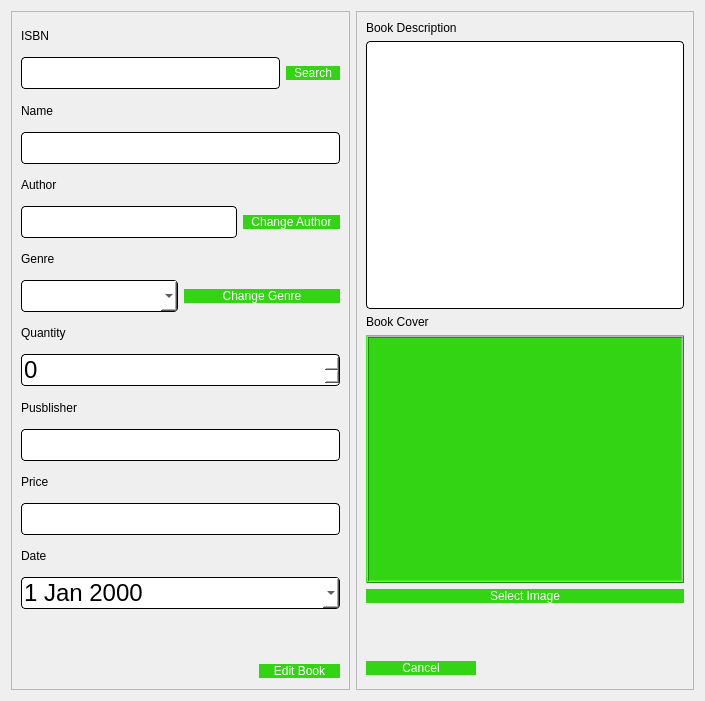
<?xml version="1.0" encoding="UTF-8"?>
<ui version="4.0">
 <class>editBook</class>
 <widget class="QDialog" name="editBook">
  <property name="geometry">
   <rect>
    <x>0</x>
    <y>0</y>
    <width>705</width>
    <height>701</height>
   </rect>
  </property>
  <property name="windowTitle">
   <string>Dialog</string>
  </property>
  <layout class="QHBoxLayout" name="horizontalLayout_5">
   <item>
    <widget class="QFrame" name="frame">
     <property name="frameShape">
      <enum>QFrame::StyledPanel</enum>
     </property>
     <property name="frameShadow">
      <enum>QFrame::Raised</enum>
     </property>
     <layout class="QVBoxLayout" name="verticalLayout">
      <item>
       <widget class="QLabel" name="label">
        <property name="styleSheet">
         <string notr="true">font: 10pt &quot;Comic Sans MS&quot;;
color: rgb(0, 0, 0);</string>
        </property>
        <property name="text">
         <string>ISBN</string>
        </property>
       </widget>
      </item>
      <item>
       <layout class="QHBoxLayout" name="horizontalLayout_3">
        <item>
         <widget class="QLineEdit" name="ISBN">
          <property name="styleSheet">
           <string notr="true">QLineEdit{
	background-color: rgb(255, 255, 255);
	 border: 1px  solid;
     border-radius: 4px;
	font: 24px
}</string>
          </property>
         </widget>
        </item>
        <item>
         <widget class="QPushButton" name="searchBtn">
          <property name="styleSheet">
           <string notr="true">QPushButton{
color: rgb(255, 255, 255);
font: 10pt &quot;Comic Sans MS&quot;;
border-radius:8px;
padding : 0 8px;
background: #33D413;
border -radius:10px;
}
QPushButton:hover:!pressed

{
background:#4f85e2;
}
QToolButton
{

border-radius:10px;
bacground:red;
color:red;
}

QPushButton:pressed
{
              font-size: 19px;
              transition: 0.9s; 
}</string>
          </property>
          <property name="text">
           <string>Search</string>
          </property>
         </widget>
        </item>
       </layout>
      </item>
      <item>
       <widget class="QLabel" name="label_2">
        <property name="styleSheet">
         <string notr="true">font: 10pt &quot;Comic Sans MS&quot;;
color: rgb(0, 0, 0);</string>
        </property>
        <property name="text">
         <string>Name</string>
        </property>
       </widget>
      </item>
      <item>
       <widget class="QLineEdit" name="name">
        <property name="styleSheet">
         <string notr="true">QLineEdit{
	background-color: rgb(255, 255, 255);
	 border: 1px  solid;
     border-radius: 4px;
	font: 24px
}</string>
        </property>
       </widget>
      </item>
      <item>
       <widget class="QLabel" name="label_3">
        <property name="styleSheet">
         <string notr="true">font: 10pt &quot;Comic Sans MS&quot;;
color: rgb(0, 0, 0);</string>
        </property>
        <property name="text">
         <string>Author</string>
        </property>
       </widget>
      </item>
      <item>
       <layout class="QHBoxLayout" name="horizontalLayout_4">
        <item>
         <widget class="QLineEdit" name="author">
          <property name="enabled">
           <bool>false</bool>
          </property>
          <property name="styleSheet">
           <string notr="true">QLineEdit{
	background-color: rgb(255, 255, 255);
	 border: 1px  solid;
     border-radius: 4px;
	font: 24px
}</string>
          </property>
         </widget>
        </item>
        <item>
         <widget class="QPushButton" name="changeAuthorBtn">
          <property name="styleSheet">
           <string notr="true">QPushButton{
color: rgb(255, 255, 255);
font: 10pt &quot;Comic Sans MS&quot;;
border-radius:8px;
padding : 0 8px;
background:#33D413;
border -radius:10px;
}
QPushButton:hover:!pressed

{
background:#4f85e2;
}
QToolButton
{

border-radius:10px;
bacground:red;
color:red;
}

QPushButton:pressed
{
              font-size: 19px;
              transition: 0.9s; 
}</string>
          </property>
          <property name="text">
           <string>Change Author</string>
          </property>
         </widget>
        </item>
       </layout>
      </item>
      <item>
       <widget class="QLabel" name="label_4">
        <property name="styleSheet">
         <string notr="true">font: 10pt &quot;Comic Sans MS&quot;;
color: rgb(0, 0, 0);</string>
        </property>
        <property name="text">
         <string>Genre</string>
        </property>
       </widget>
      </item>
      <item>
       <layout class="QHBoxLayout" name="horizontalLayout_6">
        <item>
         <widget class="QComboBox" name="genre">
          <property name="enabled">
           <bool>true</bool>
          </property>
          <property name="styleSheet">
           <string notr="true">QComboBox{
	background-color: rgb(255, 255, 255);
	 border: 1px  solid;
     border-radius: 4px;
	font: 24px
}</string>
          </property>
         </widget>
        </item>
        <item>
         <widget class="QPushButton" name="changeGenreBtn">
          <property name="styleSheet">
           <string notr="true">QPushButton{
color: rgb(255, 255, 255);
font: 10pt &quot;Comic Sans MS&quot;;
border-radius:8px;
padding : 0 8px;
background: #33D413;
border -radius:10px;
}
QPushButton:hover:!pressed

{
background:#4f85e2;
}
QToolButton
{

border-radius:10px;
bacground:red;
color:red;
}

QPushButton:pressed
{
              font-size: 19px;
              transition: 0.9s; 
}</string>
          </property>
          <property name="text">
           <string>Change Genre</string>
          </property>
         </widget>
        </item>
       </layout>
      </item>
      <item>
       <widget class="QLabel" name="label_5">
        <property name="styleSheet">
         <string notr="true">font: 10pt &quot;Comic Sans MS&quot;;
color: rgb(0, 0, 0);</string>
        </property>
        <property name="text">
         <string>Quantity</string>
        </property>
       </widget>
      </item>
      <item>
       <widget class="QSpinBox" name="quantity">
        <property name="styleSheet">
         <string notr="true">QSpinBox{
	background-color: rgb(255, 255, 255);
	 border: 1px  solid;
     border-radius: 4px;
	font: 24px
}</string>
        </property>
        <property name="maximum">
         <number>1000000</number>
        </property>
        <property name="displayIntegerBase">
         <number>10</number>
        </property>
       </widget>
      </item>
      <item>
       <widget class="QLabel" name="label_6">
        <property name="styleSheet">
         <string notr="true">font: 10pt &quot;Comic Sans MS&quot;;
color: rgb(0, 0, 0);</string>
        </property>
        <property name="text">
         <string>Pusblisher</string>
        </property>
       </widget>
      </item>
      <item>
       <widget class="QLineEdit" name="publisher">
        <property name="styleSheet">
         <string notr="true">QLineEdit{
	background-color: rgb(255, 255, 255);
	 border: 1px  solid;
     border-radius: 4px;
	font: 24px
}</string>
        </property>
       </widget>
      </item>
      <item>
       <widget class="QLabel" name="label_7">
        <property name="styleSheet">
         <string notr="true">font: 10pt &quot;Comic Sans MS&quot;;
color: rgb(0, 0, 0);</string>
        </property>
        <property name="text">
         <string>Price</string>
        </property>
       </widget>
      </item>
      <item>
       <widget class="QLineEdit" name="price">
        <property name="styleSheet">
         <string notr="true">QLineEdit{
	background-color: rgb(255, 255, 255);
	 border: 1px  solid;
     border-radius: 4px;
	font: 24px
}</string>
        </property>
       </widget>
      </item>
      <item>
       <widget class="QLabel" name="label_8">
        <property name="styleSheet">
         <string notr="true">font: 10pt &quot;Comic Sans MS&quot;;
color: rgb(0, 0, 0);</string>
        </property>
        <property name="text">
         <string>Date</string>
        </property>
       </widget>
      </item>
      <item>
       <widget class="QDateEdit" name="date">
        <property name="styleSheet">
         <string notr="true">QDateEdit{
	background-color: rgb(255, 255, 255);
	 border: 1px  solid;
     border-radius: 4px;
	font: 24px
}</string>
        </property>
        <property name="calendarPopup">
         <bool>true</bool>
        </property>
       </widget>
      </item>
      <item>
       <spacer name="verticalSpacer_2">
        <property name="orientation">
         <enum>Qt::Vertical</enum>
        </property>
        <property name="sizeType">
         <enum>QSizePolicy::Fixed</enum>
        </property>
        <property name="sizeHint" stdset="0">
         <size>
          <width>20</width>
          <height>48</height>
         </size>
        </property>
       </spacer>
      </item>
      <item>
       <layout class="QHBoxLayout" name="horizontalLayout">
        <item>
         <spacer name="horizontalSpacer">
          <property name="orientation">
           <enum>Qt::Horizontal</enum>
          </property>
          <property name="sizeType">
           <enum>QSizePolicy::Fixed</enum>
          </property>
          <property name="sizeHint" stdset="0">
           <size>
            <width>238</width>
            <height>17</height>
           </size>
          </property>
         </spacer>
        </item>
        <item>
         <widget class="QPushButton" name="editBookBtn">
          <property name="styleSheet">
           <string notr="true">QPushButton{
color: rgb(255, 255, 255);
font: 10pt &quot;Comic Sans MS&quot;;
border-radius:8px;
padding : 0 8px;
background: #33D413;
border -radius:10px;
}
QPushButton:hover:!pressed

{
background:#4f85e2;
}
QToolButton
{

border-radius:10px;
bacground:red;
color:red;
}

QPushButton:pressed
{
              font-size: 19px;
              transition: 0.9s; 
}</string>
          </property>
          <property name="text">
           <string>Edit Book</string>
          </property>
         </widget>
        </item>
       </layout>
      </item>
     </layout>
    </widget>
   </item>
   <item>
    <widget class="QFrame" name="frame_2">
     <property name="frameShape">
      <enum>QFrame::StyledPanel</enum>
     </property>
     <property name="frameShadow">
      <enum>QFrame::Raised</enum>
     </property>
     <layout class="QVBoxLayout" name="verticalLayout_2">
      <item>
       <widget class="QLabel" name="label_10">
        <property name="styleSheet">
         <string notr="true">font: 10pt &quot;Comic Sans MS&quot;;
color: rgb(0, 0, 0);</string>
        </property>
        <property name="text">
         <string>Book Description</string>
        </property>
       </widget>
      </item>
      <item>
       <widget class="QTextEdit" name="description">
        <property name="styleSheet">
         <string notr="true">QTextEdit{
	background-color: rgb(255, 255, 255);
	 border: 1px  solid;
     border-radius: 4px;
	font: 24px
}</string>
        </property>
       </widget>
      </item>
      <item>
       <layout class="QVBoxLayout" name="verticalLayout_3">
        <item>
         <widget class="QLabel" name="label_11">
          <property name="styleSheet">
           <string notr="true">font: 10pt &quot;Comic Sans MS&quot;;
color: rgb(0, 0, 0);</string>
          </property>
          <property name="text">
           <string>Book Cover</string>
          </property>
         </widget>
        </item>
        <item>
         <widget class="QLabel" name="coverLabel">
          <property name="sizePolicy">
           <sizepolicy hsizetype="Expanding" vsizetype="Expanding">
            <horstretch>0</horstretch>
            <verstretch>0</verstretch>
           </sizepolicy>
          </property>
          <property name="focusPolicy">
           <enum>Qt::StrongFocus</enum>
          </property>
          <property name="styleSheet">
           <string notr="true">background-color: #33D413;
border-color: rgb(0, 0, 0);</string>
          </property>
          <property name="frameShape">
           <enum>QFrame::Box</enum>
          </property>
          <property name="frameShadow">
           <enum>QFrame::Raised</enum>
          </property>
          <property name="midLineWidth">
           <number>1</number>
          </property>
          <property name="text">
           <string/>
          </property>
         </widget>
        </item>
       </layout>
      </item>
      <item>
       <widget class="QPushButton" name="selectImgBtn">
        <property name="styleSheet">
         <string notr="true">QPushButton{
color: rgb(255, 255, 255);
font: 10pt &quot;Comic Sans MS&quot;;
border-radius:8px;
padding : 0 8px;
background: #33D413;
border -radius:10px;
}
QPushButton:hover:!pressed

{
background:#4f85e2;
}
QToolButton
{

border-radius:10px;
bacground:red;
color:red;
}

QPushButton:pressed
{
              font-size: 19px;
              transition: 0.9s; 
}</string>
        </property>
        <property name="text">
         <string>Select Image</string>
        </property>
       </widget>
      </item>
      <item>
       <spacer name="verticalSpacer">
        <property name="orientation">
         <enum>Qt::Vertical</enum>
        </property>
        <property name="sizeType">
         <enum>QSizePolicy::Fixed</enum>
        </property>
        <property name="sizeHint" stdset="0">
         <size>
          <width>20</width>
          <height>48</height>
         </size>
        </property>
       </spacer>
      </item>
      <item>
       <layout class="QHBoxLayout" name="horizontalLayout_2">
        <item>
         <widget class="QPushButton" name="cancelBtn">
          <property name="styleSheet">
           <string notr="true">QPushButton{
color: rgb(255, 255, 255);
font: 10pt &quot;Comic Sans MS&quot;;
border-radius:8px;
padding : 0 8px;
background: #33D413;
border -radius:10px;
}
QPushButton:hover:!pressed

{
background:#4f85e2;
}
QToolButton
{

border-radius:10px;
bacground:red;
color:red;
}

QPushButton:pressed
{
              font-size: 19px;
              transition: 0.9s; 
}</string>
          </property>
          <property name="text">
           <string>Cancel</string>
          </property>
         </widget>
        </item>
        <item>
         <spacer name="horizontalSpacer_2">
          <property name="orientation">
           <enum>Qt::Horizontal</enum>
          </property>
          <property name="sizeType">
           <enum>QSizePolicy::Fixed</enum>
          </property>
          <property name="sizeHint" stdset="0">
           <size>
            <width>208</width>
            <height>23</height>
           </size>
          </property>
         </spacer>
        </item>
       </layout>
      </item>
     </layout>
    </widget>
   </item>
  </layout>
 </widget>
 <resources/>
 <connections/>
</ui>
